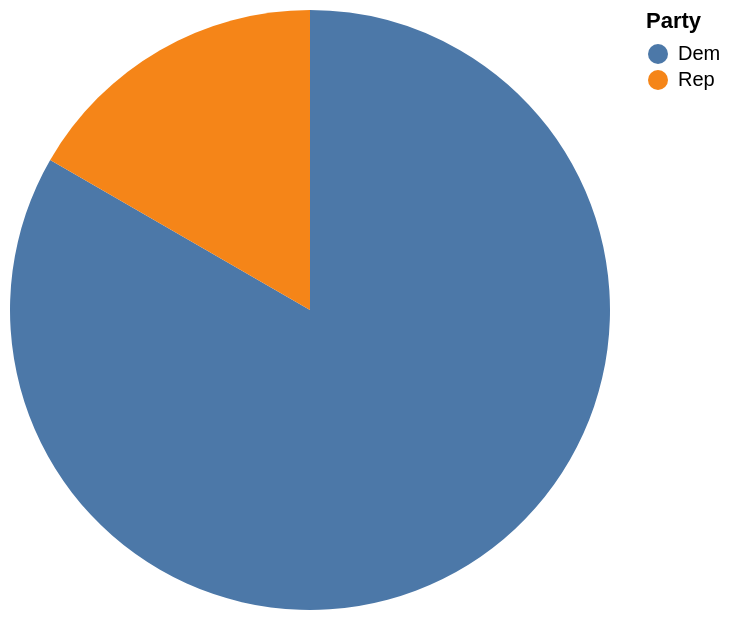

Vega-Lite specification for this chart:
### Vega-Lite specification from a JSON file in a GitHub repository (floating-point values rounded to 4 significant figures)
{"data": {"values": [{"x_data": "Dem", "y_data": 10}, {"x_data": "Rep", "y_data": 2}]}, "mark": "arc", "encoding": {"theta": {"field": "y_data", "type": "quantitative", "title": "count(*)"}, "color": {"field": "x_data", "type": "nominal", "title": "Party"}}}
